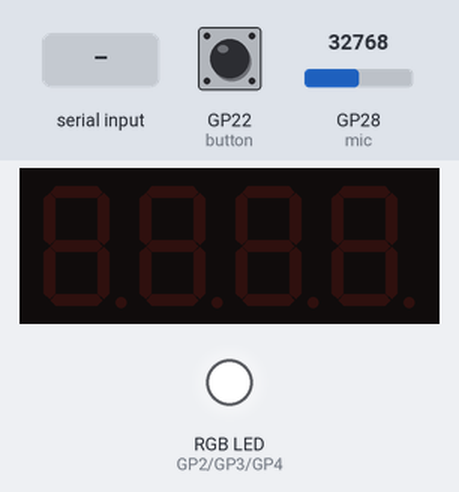
The program below on a simulated Raspberry Pi Pico running MicroPython. Shown: 4-digit seven-segment display, an RGB LED mixed from three pins (HIGH = lit). Inputs (shaded band) come from the test bench; at power-on: GP22 (button) LOW, GP28 (mic) = 32768 (analog values on the 0–65535 scale). Library files of the repository ran but are not shown: tm1637.py; pins used as bus, display or sensor lines are not drawn; what the program prints to the serial console is not drawn.

Above: at 1.2 s.
1.3 s: "0" typed at the serial console
At 2.4 s:
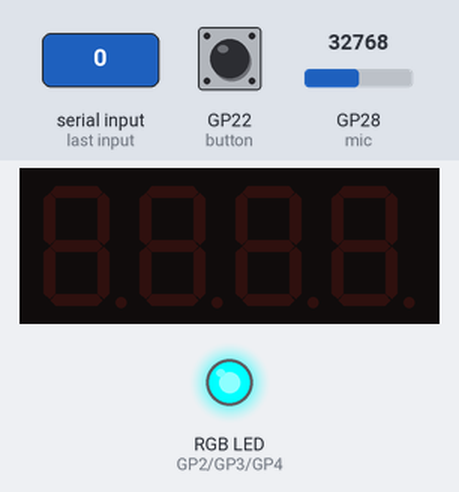
3.0 s: "200" typed at the serial console
At 4.3 s:
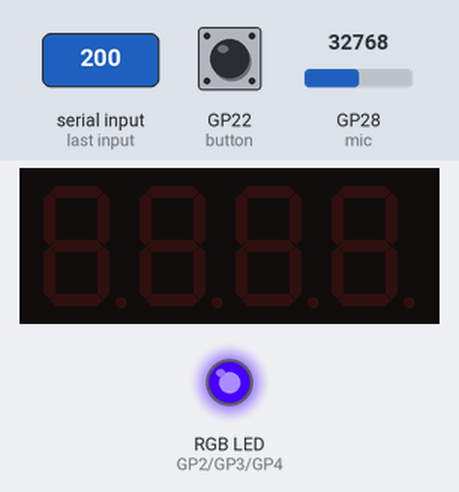
6.0 s: "5" typed at the serial console
At 8.5 s:
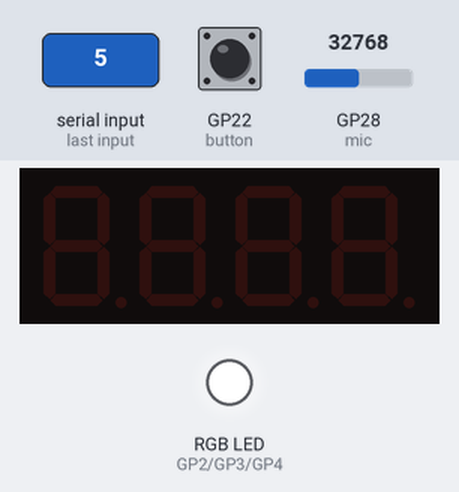
Timing chart, 0 to 10.0 s (numbered marks = the images above; inputs shaded):
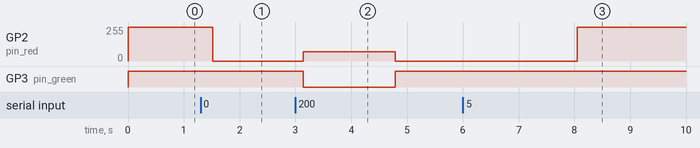

Measured:
- after the input at 1.3 s, GP2 (pin_red): 255/255 → 0/255 after 0.22 s
- after the input at 3.0 s, GP2 (pin_red): 0/255 → 70/255 after 0.14 s, → 0/255 1.6 s later; GP3 (pin_green): HIGH → LOW after 0.14 s, → HIGH 1.6 s later
- after the input at 6.0 s, GP2 (pin_red): 0/255 → 255/255 after 2.1 s

The program:

main.py
```python
'''
Coded by : Hope M Chambers
May 2024
Applications of Sensing Systems
'''

import uasyncio
from machine import Pin, ADC, PWM
import utime
import uselect
from sys import stdin
import tm1637

# Define constants for audio sampling
SAMPLE_RATE = 441000  # Audio sampling rate in Hz
NUM_SAMPLES = 75  # Number of samples to capture in each frame


materials = {0: 'red', 1:'green',  2:'yellow', 3:'temperature'}

class LM35:
    def __init__(self, pin):
        self.LM35_pin = ADC(Pin(pin))
        self.read_val = 0
        self.farenheit = 0
        self.celsius = 0

    # Get raw value of the sensor
    def measure(self):
        read_val = self.LM35_pin.read_u16()

        # Conversion factor
        conversion = 3.3 / 65535

        # Convert back to voltage
        volt = read_val * conversion

        # Celsius
        self.celsius = volt / (12.0 / 1000)


    def get_temperature(self):

        return self.celsius
'''
Define a class RGBLED to control the RGB LED
    - Initialize the pins for red, green, and blue colors
    - Define methods to set the LED color and intensity
'''
class RGBLED:
    def __init__(self, pin_red, pin_green, pin_blue):
        self.off = 1000000
        self.red = PWM(Pin(pin_red), freq=1000, duty_ns=self.off)
        self.green = PWM(Pin(pin_green), freq=1000, duty_ns=self.off)
        self.blue = PWM(Pin(pin_blue), freq=1000, duty_ns=self.off)
        self.RGB_PWM = (self.red, self.green, self.blue)
        self.rainbow = {
            'red': (255, 0, 0),
            'green': (0, 255, 0),
            'blue': (0, 0, 255),
            'orange': (255, 165, 0),
            'yellow': (185, 255, 0),
            'purple': (128, 0, 128),
            'off': (0, 0, 0)
        }

    def get_duty_from_RGB(self, val):
        return round(((255 - val) / 255) * 65535)

    def light_on(self, color, ratio):
        color.duty_u16(self.get_duty_from_RGB(ratio))

    def light_off(self, color):
        color.duty_ns(self.off)

    def off(self):
        self.red.duty_ns(self.off)
        self.green.duty_ns(self.off)
        self.blue.duty_ns(self.off)

    def color_on(self, color):
        RGB = self.rainbow[color]
        for i, primary in enumerate(self.RGB_PWM):
            ratio = RGB[i]
            if ratio == 0:
                self.light_off(primary)
            else:
                self.light_on(primary, ratio)

# Define sensors
led = RGBLED(pin_red=2, pin_green=3, pin_blue=4)
lm_35= LM35(26)
tm = tm1637.TM1637(clk=Pin(0), dio=Pin(1))
button = Pin(22, Pin.IN, Pin.PULL_DOWN)
mic = ADC(Pin(28))

'''
Define an asynchronous function 'capture_audio' to capture audio samples
    - Read audio samples from the microphone for a specified duration
    - Return the total sum of audio samples
'''
async def capture_audio():
    samples = 0
    for _ in range(NUM_SAMPLES):
        sample = mic.read_u16()
        samples += sample
        await uasyncio.sleep_ms(int(1000 / SAMPLE_RATE))  # Delay to maintain sample rate

    return samples

'''
Define an asynchronous function 'sum_readings' to sum audio samples over time
    - Continuously read audio samples and sum them for a specified duration
    - Print the summed data
'''
async def sum_readings():
    volume = 0
    start_time = utime.ticks_ms()
    data = []
    while utime.ticks_diff(utime.ticks_ms(), start_time) < 1500:
        samples = 0
        for _ in range(NUM_SAMPLES):
            sample = mic.read_u16()
            samples += sample
            await uasyncio.sleep_ms(int(100 / SAMPLE_RATE))  # Delay to maintain sample rate

        data.append(samples)
        volume += samples
    print(data)

'''
Check if the button is pressed
        - If pressed, call the 'sum_readings' function to sum audio samples
        - Check for any input from stdin (serial input)
        - If there's input, read the color ID
        - Map the color ID to a color name using the 'materials' dictionary
        - Set the LED color based on the mapped color name
'''
async def main():
    while True:
        if button.value() == 0:
            await sum_readings()
            #select_result = uselect.select([stdin], [], [], 0)
            color_id = int(stdin.read(1))  # Read the color ID from serial
            color_name = materials.get(color_id, 'off')  # Get color name from materials dictionary

            if color_id != 3:
                led.color_on(color_name)  # Display the color on the LED
            else:
                led.color_on('off')
                lm_35.measure()
                tm.temperature(int(lm_35.get_temperature()))


        await uasyncio.sleep_ms(100)
uasyncio.run(main())
```
